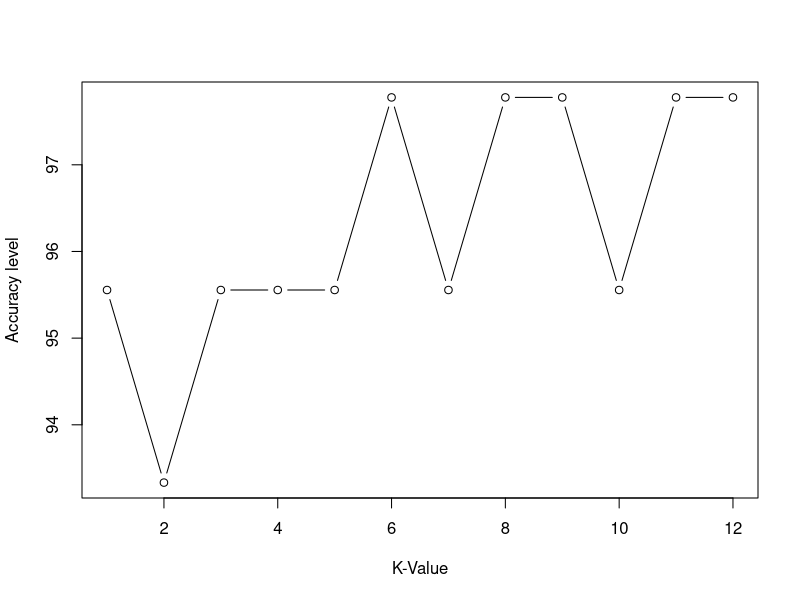

The R source for this figure:
# Load necessary libraries
library(class)
library(caret)

iris.new <- iris[c('Species','Sepal.Length','Sepal.Width','Petal.Length','Petal.Width')]
str(iris.new)
head(iris.new)

# Normalization function
normalize <- function(x) {
  return ((x - min(x)) / (max(x) - min(x)))
}

# Apply normalization to the feature columns
iris.n <- as.data.frame(lapply(iris.new[,2:5], normalize))
head(iris.n)

# Add the Species column back to the normalized data
iris.n$Species <- iris.new$Species

# Split the data into training and testing sets
set.seed(123)
dat.d <- sample(1:nrow(iris.n), size = nrow(iris.n) * 0.7, replace = FALSE)

# 70% training data
train.iris <- iris.n[dat.d, ]
# Remaining 30% test data
test.iris <- iris.n[-dat.d, ]

# Creating separate dataframe for 'Species' feature which is our target
train.iris_labels <- train.iris$Species
test.iris_labels <- test.iris$Species

# Removing the Species column from train and test datasets
train.iris <- train.iris[, -5]
test.iris <- test.iris[, -5]

# Check number of rows in training labels
NROW(train.iris_labels)

# Train KNN model and make predictions
knn.10 <- knn(train = train.iris, test = test.iris, cl = train.iris_labels, k = 10)
knn.11 <- knn(train = train.iris, test = test.iris, cl = train.iris_labels, k = 11)

# Calculate the proportion of correct classification for k = 10, 11
ACC.10 <- 100 * sum(test.iris_labels == knn.10) / NROW(test.iris_labels)
ACC.11 <- 100 * sum(test.iris_labels == knn.11) / NROW(test.iris_labels)

# Print accuracy
ACC.10
ACC.11

# Check prediction against actual value in tabular form for k = 10
table(knn.10, test.iris_labels)

# Check prediction against actual value in tabular form for k = 11
table(knn.11, test.iris_labels)

# Create confusion matrix for k = 10
confusionMatrix(table(knn.10, test.iris_labels))

# Optimization
k.optm <- integer(12)
for (i in 1:12) {
  knn.mod <- knn(train = train.iris, test = test.iris, cl = train.iris_labels, k = i)
  k.optm[i] <- 100 * sum(test.iris_labels == knn.mod) / NROW(test.iris_labels)
  cat(i, '=', k.optm[i], '\n')
}

# Plot the accuracy level vs K-value
plot(k.optm, type = "b", xlab = "K-Value", ylab = "Accuracy level")
